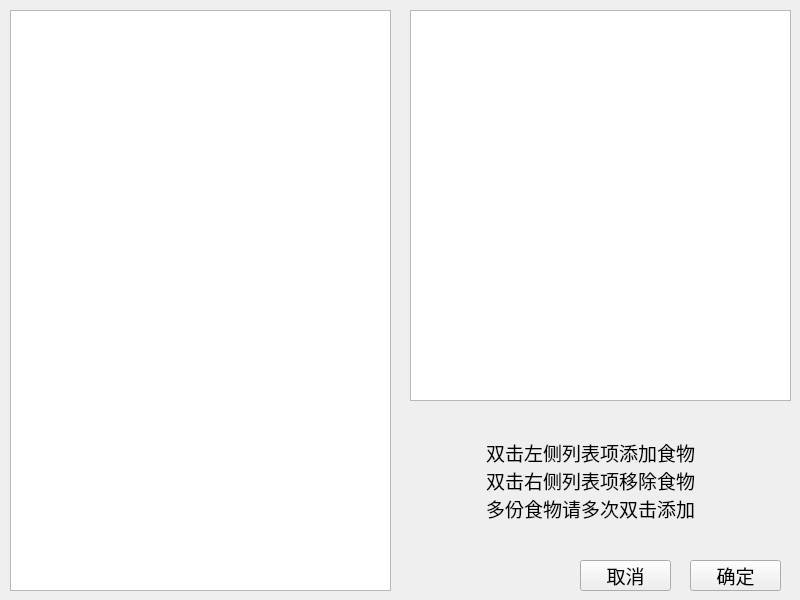
<?xml version="1.0" encoding="UTF-8"?>
<ui version="4.0">
 <class>choose_lunch</class>
 <widget class="QWidget" name="choose_lunch">
  <property name="geometry">
   <rect>
    <x>0</x>
    <y>0</y>
    <width>800</width>
    <height>600</height>
   </rect>
  </property>
  <property name="font">
   <font>
    <family>楷体</family>
    <pointsize>14</pointsize>
   </font>
  </property>
  <property name="windowTitle">
   <string>选择午餐</string>
  </property>
  <property name="windowIcon">
   <iconset>
    <normaloff>icon.svg</normaloff>icon.svg</iconset>
  </property>
  <widget class="QListWidget" name="lunch_menu_list">
   <property name="geometry">
    <rect>
     <x>10</x>
     <y>10</y>
     <width>381</width>
     <height>581</height>
    </rect>
   </property>
  </widget>
  <widget class="QListWidget" name="lunch_recipe_list">
   <property name="geometry">
    <rect>
     <x>410</x>
     <y>10</y>
     <width>381</width>
     <height>391</height>
    </rect>
   </property>
  </widget>
  <widget class="QLabel" name="label">
   <property name="geometry">
    <rect>
     <x>390</x>
     <y>420</y>
     <width>401</width>
     <height>121</height>
    </rect>
   </property>
   <property name="text">
    <string>双击左侧列表项添加食物
双击右侧列表项移除食物
多份食物请多次双击添加</string>
   </property>
   <property name="alignment">
    <set>Qt::AlignCenter</set>
   </property>
  </widget>
  <widget class="QPushButton" name="cancel_button">
   <property name="geometry">
    <rect>
     <x>580</x>
     <y>560</y>
     <width>91</width>
     <height>31</height>
    </rect>
   </property>
   <property name="text">
    <string>取消</string>
   </property>
  </widget>
  <widget class="QPushButton" name="yes_button">
   <property name="geometry">
    <rect>
     <x>690</x>
     <y>560</y>
     <width>91</width>
     <height>31</height>
    </rect>
   </property>
   <property name="text">
    <string>确定</string>
   </property>
  </widget>
 </widget>
 <resources/>
 <connections/>
</ui>
